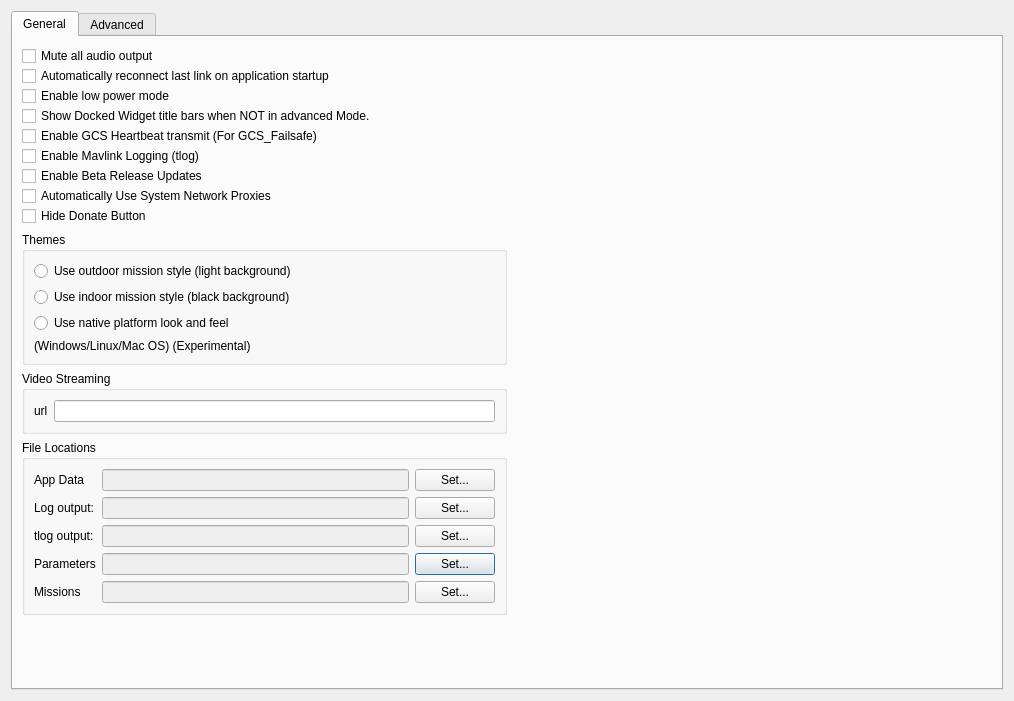
<?xml version="1.0" encoding="UTF-8"?>
<ui version="4.0">
 <class>QGCSettingsWidget</class>
 <widget class="QDialog" name="QGCSettingsWidget">
  <property name="geometry">
   <rect>
    <x>0</x>
    <y>0</y>
    <width>1014</width>
    <height>701</height>
   </rect>
  </property>
  <property name="windowTitle">
   <string>Dialog</string>
  </property>
  <layout class="QVBoxLayout" name="verticalLayout">
   <item>
    <widget class="QTabWidget" name="tabWidget">
     <property name="currentIndex">
      <number>0</number>
     </property>
     <widget class="QWidget" name="general">
      <attribute name="title">
       <string>General</string>
      </attribute>
      <attribute name="toolTip">
       <string>General Settings</string>
      </attribute>
      <layout class="QGridLayout" name="gridLayout_3">
       <item row="2" column="0">
        <widget class="QGroupBox" name="groupBox_4">
         <property name="title">
          <string>Video Streaming</string>
         </property>
         <layout class="QVBoxLayout" name="verticalLayout_4">
          <item>
           <layout class="QHBoxLayout" name="horizontalLayout_2">
            <item>
             <widget class="QLabel" name="label_14">
              <property name="text">
               <string>url</string>
              </property>
             </widget>
            </item>
            <item>
             <widget class="QLineEdit" name="videoSrcEdit">
              <property name="inputMethodHints">
               <set>Qt::ImhNone</set>
              </property>
             </widget>
            </item>
           </layout>
          </item>
         </layout>
        </widget>
       </item>
       <item row="3" column="0" rowspan="2">
        <widget class="QGroupBox" name="groupBox">
         <property name="title">
          <string>File Locations</string>
         </property>
         <layout class="QGridLayout" name="gridLayout">
          <item row="1" column="0">
           <widget class="QLabel" name="label">
            <property name="text">
             <string>Log output:</string>
            </property>
           </widget>
          </item>
          <item row="2" column="0">
           <widget class="QLabel" name="label_2">
            <property name="text">
             <string>tlog output:</string>
            </property>
           </widget>
          </item>
          <item row="0" column="0">
           <widget class="QLabel" name="label_3">
            <property name="text">
             <string>App Data</string>
            </property>
           </widget>
          </item>
          <item row="4" column="0">
           <widget class="QLabel" name="label_13">
            <property name="text">
             <string>Missions</string>
            </property>
           </widget>
          </item>
          <item row="0" column="1">
           <widget class="QLineEdit" name="appDataDirEdit">
            <property name="enabled">
             <bool>false</bool>
            </property>
           </widget>
          </item>
          <item row="1" column="1">
           <widget class="QLineEdit" name="logDirEdit">
            <property name="enabled">
             <bool>false</bool>
            </property>
           </widget>
          </item>
          <item row="3" column="2">
           <widget class="QPushButton" name="paramDirSetButton">
            <property name="text">
             <string>Set...</string>
            </property>
           </widget>
          </item>
          <item row="2" column="1">
           <widget class="QLineEdit" name="mavlinkLogDirEdit">
            <property name="enabled">
             <bool>false</bool>
            </property>
           </widget>
          </item>
          <item row="2" column="2">
           <widget class="QPushButton" name="mavlinkDirSetButton">
            <property name="text">
             <string>Set...</string>
            </property>
           </widget>
          </item>
          <item row="4" column="1">
           <widget class="QLineEdit" name="missionsDirEdit">
            <property name="enabled">
             <bool>false</bool>
            </property>
           </widget>
          </item>
          <item row="3" column="0">
           <widget class="QLabel" name="label_4">
            <property name="text">
             <string>Parameters</string>
            </property>
           </widget>
          </item>
          <item row="0" column="2">
           <widget class="QPushButton" name="appDirSetButton">
            <property name="text">
             <string>Set...</string>
            </property>
           </widget>
          </item>
          <item row="3" column="1">
           <widget class="QLineEdit" name="paramDirEdit">
            <property name="enabled">
             <bool>false</bool>
            </property>
           </widget>
          </item>
          <item row="1" column="2">
           <widget class="QPushButton" name="logDirSetButton">
            <property name="text">
             <string>Set...</string>
            </property>
           </widget>
          </item>
          <item row="4" column="2">
           <widget class="QPushButton" name="missionsSetButton">
            <property name="text">
             <string>Set...</string>
            </property>
           </widget>
          </item>
         </layout>
        </widget>
       </item>
       <item row="1" column="0">
        <widget class="QGroupBox" name="groupBox_2">
         <property name="title">
          <string>Themes</string>
         </property>
         <layout class="QVBoxLayout" name="verticalLayout_3">
          <item>
           <widget class="QRadioButton" name="outdoorStyle">
            <property name="text">
             <string>Use outdoor mission style (light background)</string>
            </property>
           </widget>
          </item>
          <item>
           <widget class="QRadioButton" name="indoorStyle">
            <property name="text">
             <string>Use indoor mission style (black background)</string>
            </property>
           </widget>
          </item>
          <item>
           <widget class="QRadioButton" name="nativeStyle">
            <property name="text">
             <string>Use native platform look and feel</string>
            </property>
            <property name="autoExclusive">
             <bool>true</bool>
            </property>
           </widget>
          </item>
          <item>
           <widget class="QLabel" name="label_5">
            <property name="text">
             <string>(Windows/Linux/Mac OS) (Experimental)</string>
            </property>
           </widget>
          </item>
         </layout>
        </widget>
       </item>
       <item row="0" column="2">
        <spacer name="horizontalSpacer">
         <property name="orientation">
          <enum>Qt::Horizontal</enum>
         </property>
         <property name="sizeHint" stdset="0">
          <size>
           <width>40</width>
           <height>20</height>
          </size>
         </property>
        </spacer>
       </item>
       <item row="3" column="2">
        <spacer name="horizontalSpacer_3">
         <property name="orientation">
          <enum>Qt::Horizontal</enum>
         </property>
         <property name="sizeHint" stdset="0">
          <size>
           <width>40</width>
           <height>20</height>
          </size>
         </property>
        </spacer>
       </item>
       <item row="1" column="2">
        <spacer name="horizontalSpacer_2">
         <property name="orientation">
          <enum>Qt::Horizontal</enum>
         </property>
         <property name="sizeHint" stdset="0">
          <size>
           <width>40</width>
           <height>20</height>
          </size>
         </property>
        </spacer>
       </item>
       <item row="0" column="0">
        <layout class="QVBoxLayout" name="verticalLayout_2">
         <property name="spacing">
          <number>0</number>
         </property>
         <item>
          <widget class="QCheckBox" name="audioMuteCheckBox">
           <property name="text">
            <string>Mute all audio output</string>
           </property>
           <property name="icon">
            <iconset resource="../../qgroundcontrol.qrc">
             <normaloff>:/files/images/status/audio-volume-muted.svg</normaloff>:/files/images/status/audio-volume-muted.svg</iconset>
           </property>
          </widget>
         </item>
         <item>
          <widget class="QCheckBox" name="reconnectCheckBox">
           <property name="text">
            <string>Automatically reconnect last link on application startup</string>
           </property>
           <property name="icon">
            <iconset resource="../../qgroundcontrol.qrc">
             <normaloff>:/files/images/devices/network-wireless.svg</normaloff>:/files/images/devices/network-wireless.svg</iconset>
           </property>
          </widget>
         </item>
         <item>
          <widget class="QCheckBox" name="lowPowerCheckBox">
           <property name="toolTip">
            <string>Lowers all update rates to save battery power</string>
           </property>
           <property name="text">
            <string>Enable low power mode</string>
           </property>
          </widget>
         </item>
         <item>
          <widget class="QCheckBox" name="titleBarCheckBox">
           <property name="text">
            <string>Show Docked Widget title bars when NOT in advanced Mode.</string>
           </property>
           <property name="checked">
            <bool>false</bool>
           </property>
          </widget>
         </item>
         <item>
          <widget class="QCheckBox" name="heartbeatCheckBox">
           <property name="text">
            <string>Enable GCS Heartbeat transmit (For GCS_Failsafe)</string>
           </property>
          </widget>
         </item>
         <item>
          <widget class="QCheckBox" name="mavlinkLoggingCheckBox">
           <property name="text">
            <string>Enable Mavlink Logging (tlog)</string>
           </property>
          </widget>
         </item>
         <item>
          <widget class="QCheckBox" name="enableBetaReleaseCheckBox">
           <property name="text">
            <string>Enable Beta Release Updates</string>
           </property>
          </widget>
         </item>
         <item>
          <widget class="QCheckBox" name="autoProxyCheckBox">
           <property name="toolTip">
            <string>Use the system defined network proxies to download data from the Internet through a firewall.</string>
           </property>
           <property name="text">
            <string>Automatically Use System Network Proxies</string>
           </property>
           <property name="icon">
            <iconset resource="../../qgroundcontrol.qrc">
             <normaloff>:/files/images/devices/network-wireless.svg</normaloff>:/files/images/devices/network-wireless.svg</iconset>
           </property>
          </widget>
         </item>
         <item>
          <widget class="QCheckBox" name="hideDonateButtonCheckBox">
           <property name="text">
            <string>Hide Donate Button</string>
           </property>
          </widget>
         </item>
        </layout>
       </item>
       <item row="5" column="0">
        <spacer name="verticalSpacer">
         <property name="orientation">
          <enum>Qt::Vertical</enum>
         </property>
         <property name="sizeHint" stdset="0">
          <size>
           <width>20</width>
           <height>40</height>
          </size>
         </property>
        </spacer>
       </item>
       <item row="5" column="2">
        <spacer name="verticalSpacer_2">
         <property name="orientation">
          <enum>Qt::Vertical</enum>
         </property>
         <property name="sizeHint" stdset="0">
          <size>
           <width>20</width>
           <height>40</height>
          </size>
         </property>
        </spacer>
       </item>
      </layout>
      <zorder>groupBox</zorder>
      <zorder>groupBox_2</zorder>
      <zorder>groupBox_4</zorder>
      <zorder>verticalSpacer</zorder>
      <zorder>verticalSpacer_2</zorder>
     </widget>
     <widget class="QWidget" name="advanced">
      <attribute name="title">
       <string>Advanced</string>
      </attribute>
      <widget class="QGroupBox" name="groupBox_3">
       <property name="geometry">
        <rect>
         <x>10</x>
         <y>0</y>
         <width>501</width>
         <height>161</height>
        </rect>
       </property>
       <property name="title">
        <string>Telemetry Rates (Hz)</string>
       </property>
       <layout class="QHBoxLayout" name="horizontalLayout">
        <item>
         <layout class="QGridLayout" name="gridLayout_2">
          <item row="2" column="1">
           <widget class="QLineEdit" name="extStatusLineEdit"/>
          </item>
          <item row="1" column="2">
           <widget class="QLabel" name="label_10">
            <property name="text">
             <string>Sensor</string>
            </property>
           </widget>
          </item>
          <item row="2" column="0">
           <widget class="QLabel" name="label_8">
            <property name="text">
             <string>Status/Mode</string>
            </property>
           </widget>
          </item>
          <item row="1" column="3">
           <widget class="QLineEdit" name="rawSensorLineEdit"/>
          </item>
          <item row="1" column="1">
           <widget class="QLineEdit" name="positionLineEdit"/>
          </item>
          <item row="0" column="3">
           <widget class="QLineEdit" name="rcChannelDataLineEdit"/>
          </item>
          <item row="1" column="0">
           <widget class="QLabel" name="label_7">
            <property name="text">
             <string>Position</string>
            </property>
           </widget>
          </item>
          <item row="0" column="2">
           <widget class="QLabel" name="label_9">
            <property name="text">
             <string>RC</string>
            </property>
           </widget>
          </item>
          <item row="0" column="0">
           <widget class="QLabel" name="label_6">
            <property name="text">
             <string>Attitude (Extra1)</string>
            </property>
           </widget>
          </item>
          <item row="0" column="1">
           <widget class="QLineEdit" name="extra1LineEdit"/>
          </item>
          <item row="3" column="0">
           <widget class="QLabel" name="label_11">
            <property name="text">
             <string>Extra 2</string>
            </property>
           </widget>
          </item>
          <item row="3" column="1">
           <widget class="QLineEdit" name="extra2LineEdit"/>
          </item>
          <item row="2" column="2">
           <widget class="QLabel" name="label_12">
            <property name="text">
             <string>Extra 3</string>
            </property>
           </widget>
          </item>
          <item row="2" column="3">
           <widget class="QLineEdit" name="extra3LineEdit"/>
          </item>
         </layout>
        </item>
       </layout>
      </widget>
     </widget>
    </widget>
   </item>
  </layout>
 </widget>
 <resources>
  <include location="../../qgroundcontrol.qrc"/>
 </resources>
 <connections/>
</ui>
